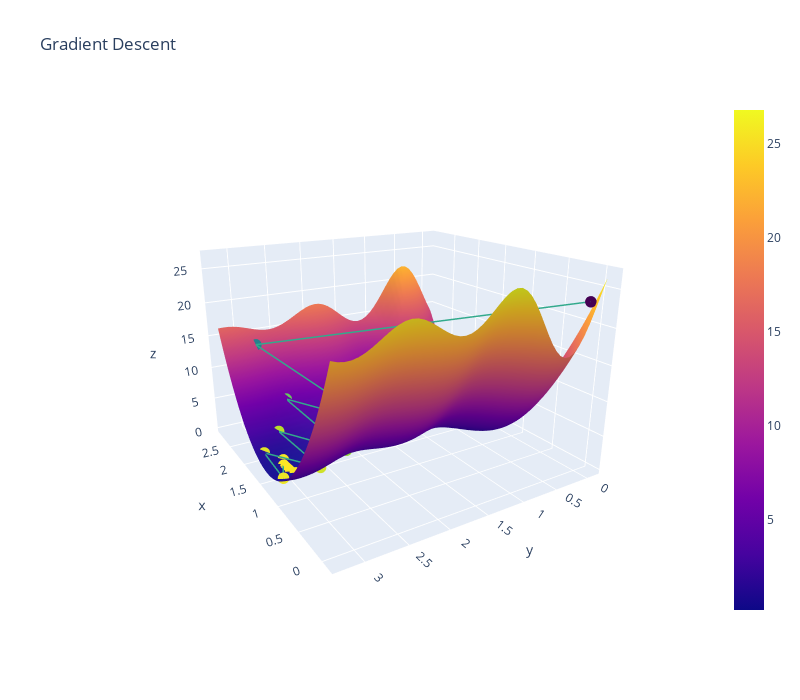

Source (notebook cell):
### Code cell
# Run me to see another 3D plot (stochastic gradient descent)
plot_3d(thetas_stoch[:, 0], thetas_stoch[:, 1], loss_stoch, average_squared_loss, sin_model, x, y)
